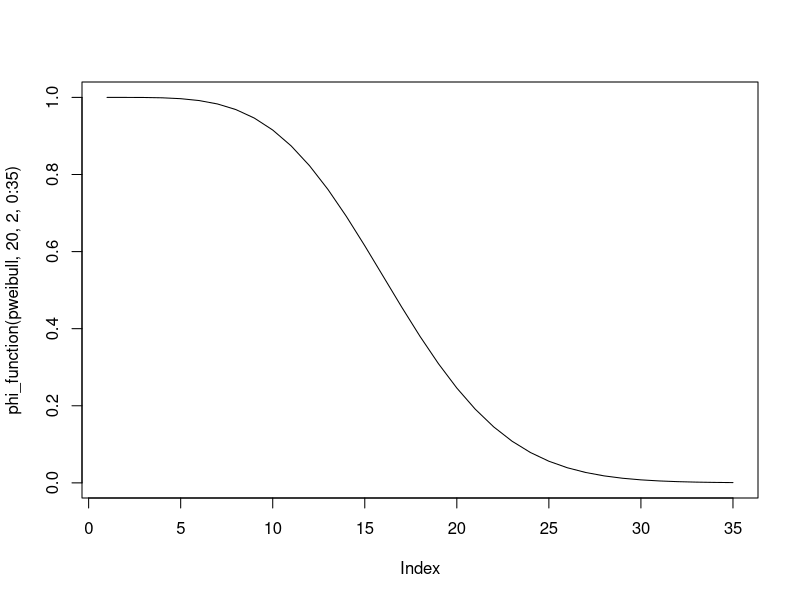
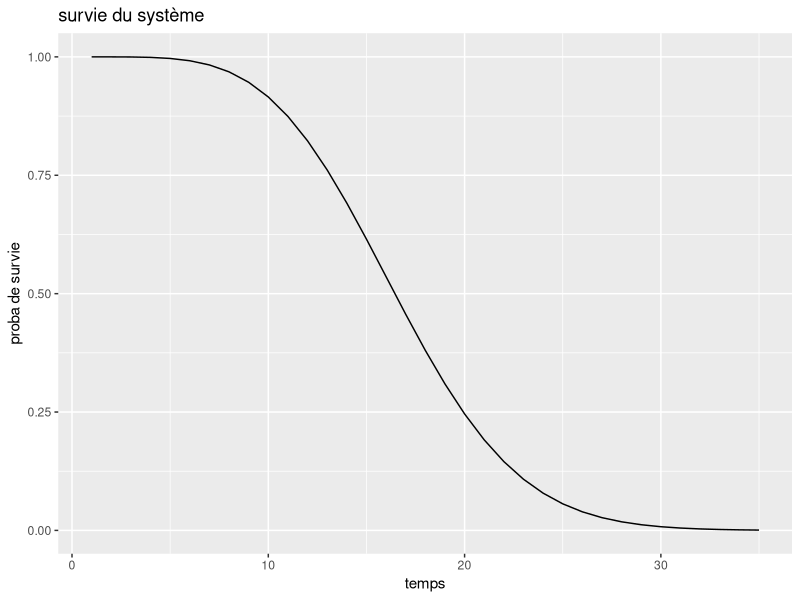
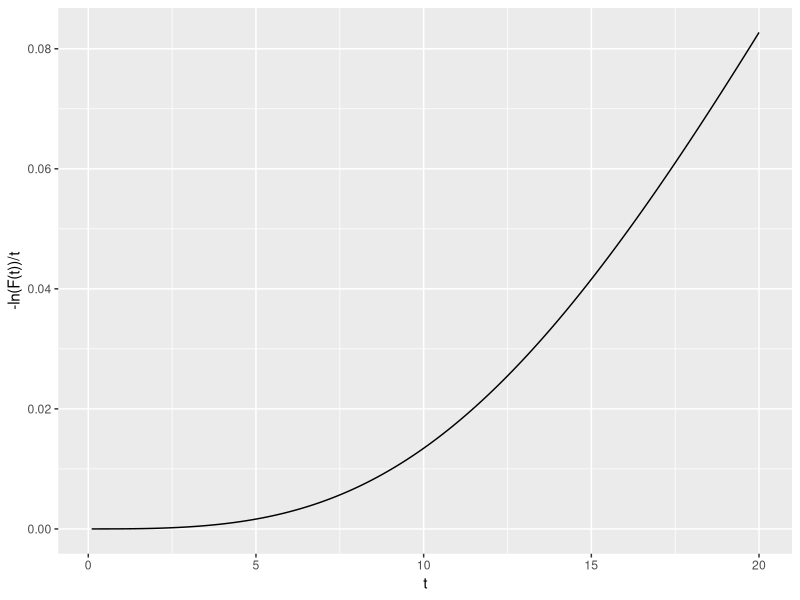
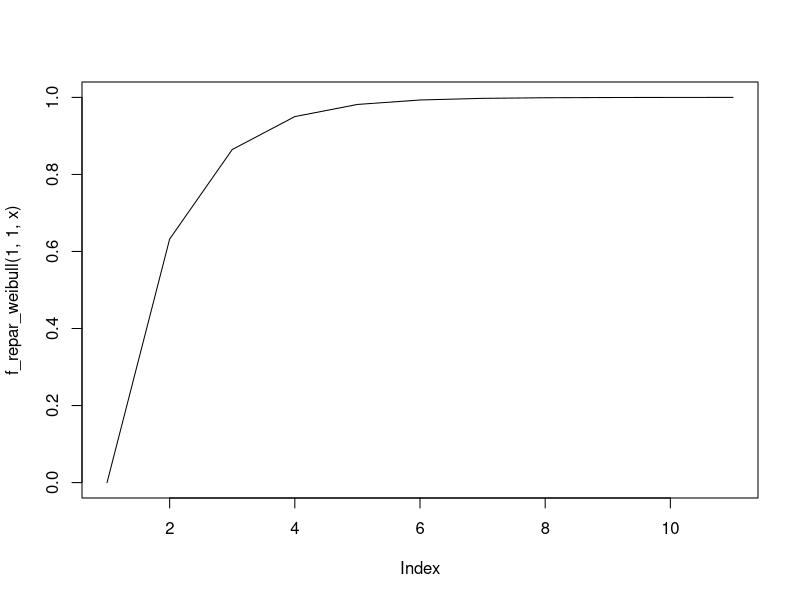
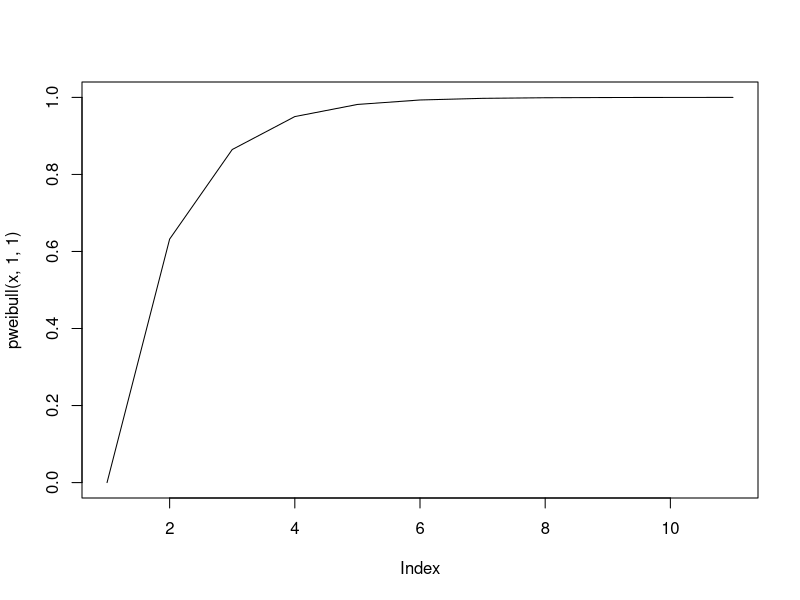

Reproduce these figures in R, in order.
library(magrittr)
library(dplyr)
library(ggplot2)

# TP 1 

## Question 1

phi <- function(x){
  rep <- ((x[3]*(1-(1-x[1])*(1-x[2]))*(1-(1-x[4])*(1-x[5])))+(1-x[3])*(1-(1-x[1]*x[4])*(1-x[2]*x[5])))*(1-(1-x[6]*x[7])*(1-x[8])*(1-x[9]))
  return(rep)
}

# question 2

phi_function <- function(loi, lambda, beta, t){
  R1 <- 1-loi(t, shape = beta, scale = lambda)
  R2 <- 1-loi(t, shape = beta, scale = lambda)
  R3 <- 1-loi(t, shape = beta, scale = lambda)
  R4 <- 1-loi(t, shape = beta, scale = lambda)
  R5 <- 1-loi(t, shape = beta, scale = lambda)
  R6 <- 1-loi(t, shape = beta, scale = lambda)
  R7 <- 1-loi(t, shape = beta, scale = lambda)
  R8 <- 1-loi(t, shape = beta, scale = lambda)
  R9 <- 1-loi(t, shape = beta, scale = lambda)
  rep <- ((R3[t]*(1-(1-R1[t])*(1-R2[t]))*(1-(1-R4[t])*(1-R5[t])))+(1-R3[t])*(1-(1-R1[t]*R4[t])*(1-R2[t]*R5[t])))*(1-(1-R6[t]*R7[t])*(1-R8[t])*(1-R9[t]))
  return(rep)
}




## Question 3

plot(phi_function(pweibull, 20, 2, 0:35), type = 'l')

g <- ggplot() +
  geom_line(aes(x = 1:35, y = phi_function(pweibull, 20, 2, 0:35))) +
  labs(title = "survie du système",
       x = "temps",
       y = "proba de survie")

g

## Question 4

# survie <- function(lambda, beta, t){
#   R1 <- 1-pweibull(t, shape = beta, scale = lambda)
#   R2 <- 1-pweibull(t, shape = beta, scale = lambda)
#   R3 <- 1-pweibull(t, shape = beta, scale = lambda)
#   R4 <- 1-pweibull(t, shape = beta, scale = lambda)
#   R5 <- 1-pweibull(t, shape = beta, scale = lambda)
#   R6 <- 1-pweibull(t, shape = beta, scale = lambda)
#   R7 <- 1-pweibull(t, shape = beta, scale = lambda)
#   R8 <- 1-pweibull(t, shape = beta, scale = lambda)
#   R9 <- 1-pweibull(t, shape = beta, scale = lambda)
#   rep <- -log(((R3[t]*(1-(1-R1[t])*(1-R2[t]))*(1-(1-R4[t])*(1-R5[t])))+(1-R3[t])*(1-(1-R1[t]*R4[t])*(1-R2[t]*R5[t])))*(1-(1-R6[t]*R7[t])*(1-R8[t])*(1-R9[t]))/t)
#   # rep <- -log(rep)/t
#   return(rep)
#   # rep <- -log(1 - phi_function(lambda, beta, t))/t
# }

survie <- function(lambda, beta, t){
  rep=NULL
  for(i in 1:length(t)){
    R1 <- 1-pweibull(t[i], shape = beta, scale = lambda)
    R2 <- 1-pweibull(t[i], shape = beta, scale = lambda)
    R3 <- 1-pweibull(t[i], shape = beta, scale = lambda)
    R4 <- 1-pweibull(t[i], shape = beta, scale = lambda)
    R5 <- 1-pweibull(t[i], shape = beta, scale = lambda)
    R6 <- 1-pweibull(t[i], shape = beta, scale = lambda)
    R7 <- 1-pweibull(t[i], shape = beta, scale = lambda)
    R8 <- 1-pweibull(t[i], shape = beta, scale = lambda)
    R9 <- 1-pweibull(t[i], shape = beta, scale = lambda)
    rep[i] <- -log(((R3*(1-(1-R1)*(1-R2))*(1-(1-R4)*(1-R5)))+(1-R3)*(1-(1-R1*R4)*(1-R2*R5)))*(1-(1-R6*R7)*(1-R8)*(1-R9)))/t[i]
  }
  return(rep)
}


survie(20, 2, seq(0.1, 20, 0.1))

g <- ggplot() +
  geom_line(aes(x = seq(0.1, 20, 0.1), y = survie(20, 2, seq(0.1, 20, 0.1)))) +
  labs(x = "t",
       y = "-ln(F(t))/t")

g


# Question 5 
# simulation d'une loi de weibull avec la méthode des quantile. 

f_repar_weibull <- function(lambda, beta, x){
  rep <- 1-exp(-(x/lambda)^beta)
  return(rep)
}

f_repar_weibull(1,1,0:5)

realisation_weibull<- function(lambda,beta,a){
  
  u=runif(1, min=0, max=1)
  g=f_repar_weibull(lambda,beta,a) 
  v=g>u
  
  for(i in 1:length(a)){
    nb=i
    if (v[i]==TRUE) { break }
  }
  
  return(nb)
}

realisation_weibull(1,1,1:10)

n_realisation_weibull<-function(n,lambda,beta,a){
  vect=NULL
  for(i in 1:n){
    vect[i]=realisation_weibull(lambda,beta,a)
  }
  return(vect)
}
n_realisation_weibull(10,1,1,1:5)

rweibull(10,1,1)

x<- 0:10
plot(f_repar_weibull(1,1,x),type = "l")
plot(pweibull(x,1,1),type = "l")


# Question 5 

inverse_pweibull <- function(lambda, beta, u){
  rep <- lambda*(-(log(1-u)^(1/beta)))
  return(rep)
}

phi2 <- function(lambda, beta, a, n){
  u <- runif(9)
  t <- seq(0, a, n)
  x <- matrix(0, nrow = n, ncol = 9)
  
  for(i in 1:n){
    for(j in 1:9){
      if(t[i] < -inverse_pweibull(lambda, beta, u)){
        x[i,j] <- 1
      }
    }
    rep[i] <- phi(x[i,])
  }
}
